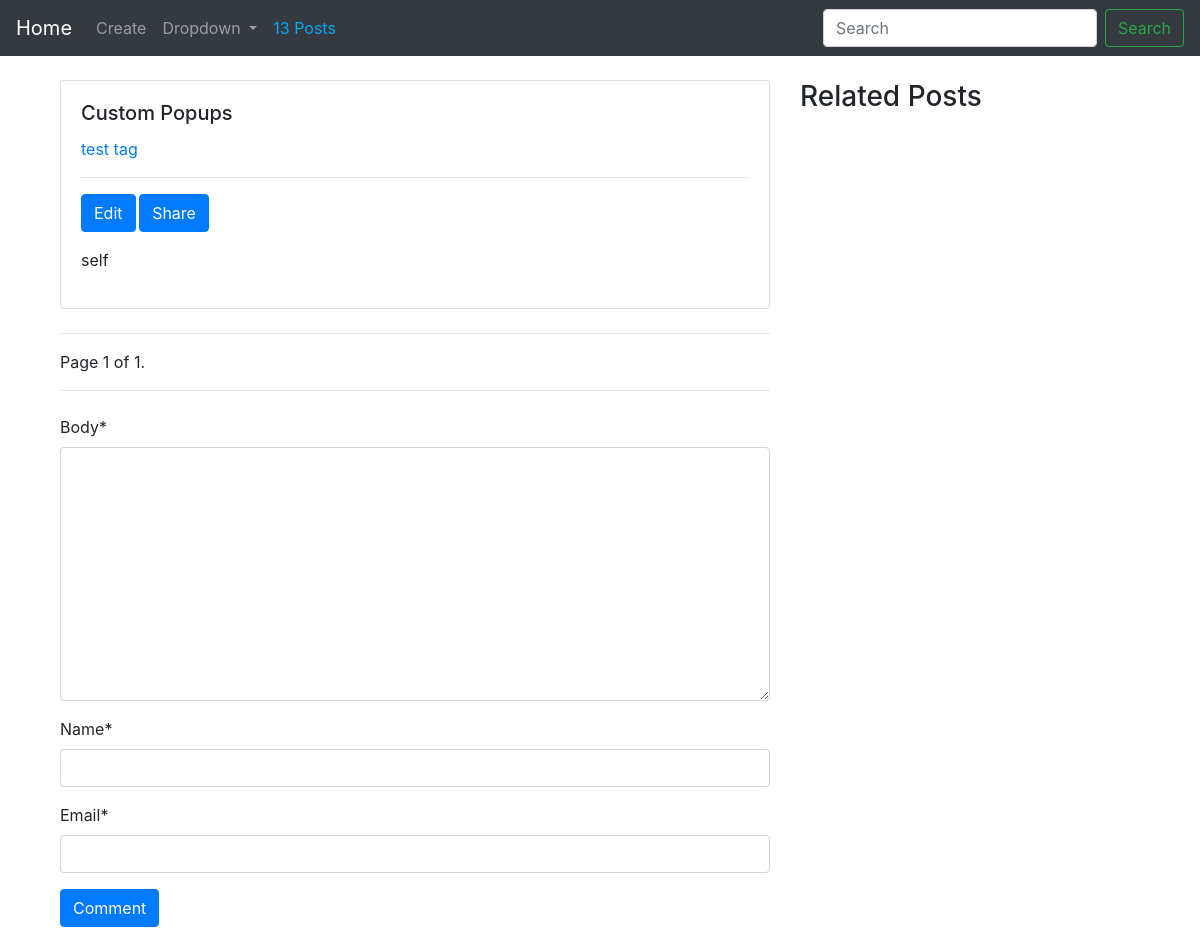
/detail/custom-popups-38/, run on the app's committed database.
### blog/models.py (models this page shows, shortened)
class Post(models.Model):
  STATUS_CHOICES = (
    ('draft', 'Draft'),
    ('published', 'Published')
  )
  title = models.CharField(max_length=120)
  slug = models.SlugField(null=True, blank=True)
  author = models.ForeignKey(to=User, on_delete=models.CASCADE)
  body = models.TextField()
  publish = models.DateTimeField(default=timezone.now())
  created = models.DateTimeField(auto_now_add=True)
  updated = models.DateTimeField(auto_now=True)
  status = models.CharField(max_length=120, choices = STATUS_CHOICES)
  tag = models.ManyToManyField(to=Tag, related_name='tagged', blank=True, null=True)
  objects = models.Manager()
  published = PostModelManager()
  class Meta:
    ordering = ['-created']
  def get_comments(self):
    return Comment.actives.filter(post=self)
  def get_tags(self):
    return self.tag.all()

class Tag(models.Model):
  tag = models.CharField(max_length=120)
  created = models.DateTimeField(auto_now_add=True)
  updated = models.DateTimeField(auto_now=True)
  def __str__(self):
    return self.tag

### blog/views.py (the view, shortened to what this page needs)
# urls.py: path('detail/<slug:slug>/',PostDetailView.as_view(), name='detail'),
class PostDetailView(DetailView, FormView):
  model = Post
  template_name = 'post_detail.html'
  form_class = CommentForm
  paginate_by = 1
  def get_context_data(self, **kwargs):
    context = super(PostDetailView, self).get_context_data( **kwargs)
    post = self.get_object()
    context['comments'] = post.get_comments() #Comment.actives.all()
    paginator = Paginator(context['comments'], 3) # Show 1 contacts per page.
    page_number = self.request.GET.get('page')
    context['page_obj'] = paginator.get_page(page_number)
    return context

### blog/forms.py
class CommentForm(forms.ModelForm):
  class Meta:
    model = Comment
    fields = ['body', 'name', 'email']

### blog/models.py (called while the page is built)
  def get_queryset(self):
    qs = super(PostModelManager, self).get_queryset()
    return qs.filter(status='published')

  def get_queryset(self):
    qs = super(CommentManager, self).get_queryset()
    return qs.filter(active=True)

### blog/templatetags/blog_tags.py (called while the page is built)
@register.simple_tag
def total_posts():
  return Post.published.count()

@register.filter(name='markdown')
def markdown_format(text):
  return mark_safe(markdown(text))

### blog/templates/post_detail.html (shortened to what this page needs)
{% extends 'base.html' %}
{% load blog_tags %}
{% load crispy_forms_tags %}
{% block content %}
<div class="container">
  <div class="row">
    <div class="col-md-8">
      <div class="card mt-4" >
        <div class="card-body">
          <h5 class="card-title">{{post.title}}</h5>
          {% for tag in post.get_tags %}
          <a href="{% url 'post:tag' %}?tag={{tag}}">{{tag}}</a>
          {% endfor %}  <hr>
          <small class="mt-2">
            <a href="{% url 'post:update' post.slug %}" class="btn btn-primary">Edit</a>
            <a href="{% url 'post:share' post.slug %}" class="btn btn-primary">Share</a>
          </small>
          <p class="card-text">{{post.body|markdown}}</p>
        </div>
      </div>
      <hr class="mt-4">
      {% include 'pagination.html' %}
      <hr>
      <form action="" method="post" class="mt-4 mb-4"> {% csrf_token %}
        {{form|crispy}}
        <button type="submit" class="btn btn-primary">Comment</button>
      </form>
        </div>
      <div class="col-md-4 mt-4">
        <h3>Related Posts</h3>
      </div>
  </div>
</div>
{% endblock content %}

### data on the page
Post: title "Custom Popups", body "self"
Tag: tag "test"
Tag: tag "tag"

### other printed values
{{ page_obj.number }} "1"
{{ page_obj.paginator.num_pages }} "1"
